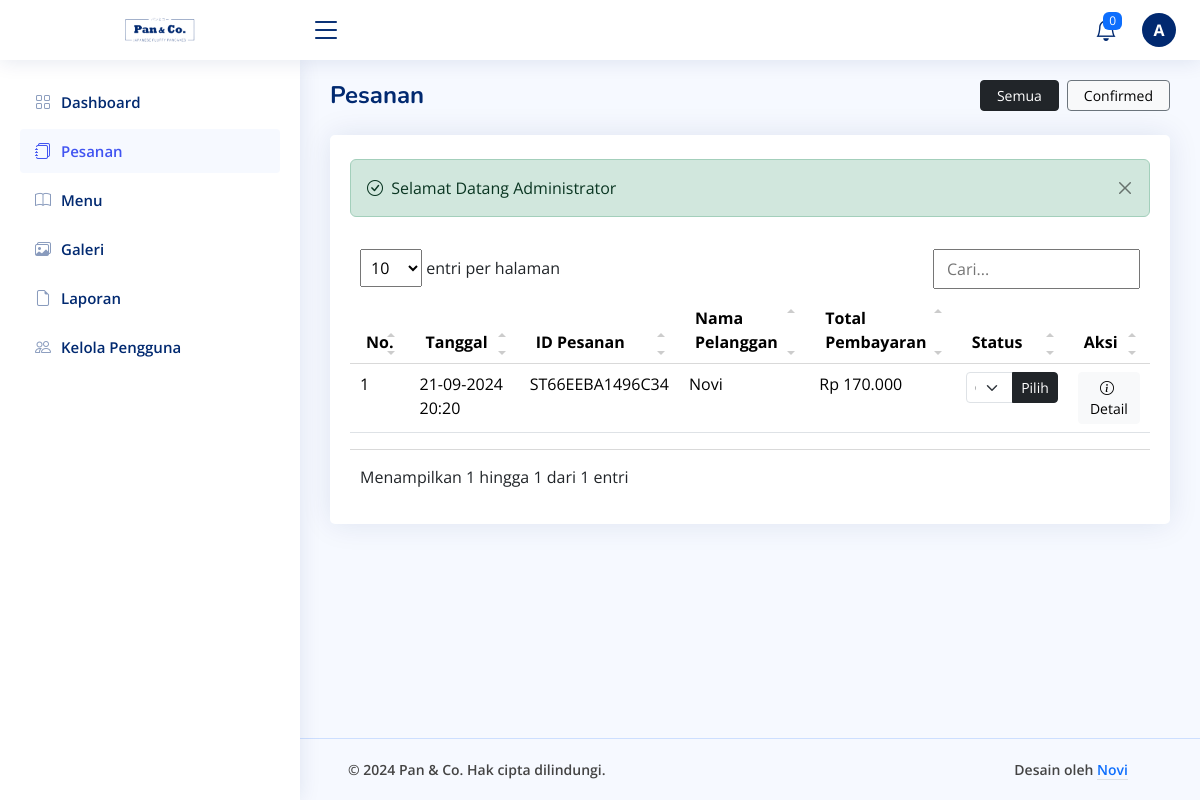
The app's page /admin/order/show.php (signed in) with its own data.
### tables this page shows
CREATE TABLE `pesanan` (
  `id_pesanan` char(15) NOT NULL,
  `id_user` char(13) DEFAULT NULL,
  `tanggal` datetime DEFAULT NULL,
  `total_pembayaran` bigint DEFAULT NULL,
  `status` enum('Pending','Confirmed','In Progress','Completed','Cancelled') NOT NULL
);

CREATE TABLE `users` (
  `id_user` char(13) NOT NULL,
  `nama_lengkap` varchar(100) NOT NULL,
  `email` varchar(100) NOT NULL,
  `password` varchar(100) NOT NULL,
  `level` enum('Admin','User') NOT NULL
);

### config/config.php (called while the page is built, shortened)
<?php
$base_url = 'http://localhost/restaurant';
function base_url($path = '')
{
    global $base_url;
    return rtrim($base_url, '/') . '/' . ltrim($path, '/');
}

### admin/order/show.php (the view, shortened to what this page needs)
<?php
include('../../config/config.php');
$title = 'Pesanan';
?>
<div class="pagetitle">
    <div class="d-flex justify-content-between align-items-center gap-2 mb-4">
        <h1 class="mb-0 fw-bold"><?= $title ?></h1>
        <div class="d-flex gap-2">
            <a href="<?= base_url('admin/order/show.php'); ?>" class="btn btn-sm px-lg-3 btn-dark">Semua</a>
            <?php
            $sql_status_pesanan = "SELECT DISTINCT status FROM pesanan ORDER BY status ASC";
            $query_status_pesanan = mysqli_query($koneksi, $sql_status_pesanan);
            while ($data_status_pesanan = mysqli_fetch_array($query_status_pesanan)):
            ?>
                <a href="<?= base_url('admin/order/status.php?status=' . urlencode($data_status_pesanan['status'])); ?>" class="btn btn-sm px-lg-3 btn-light border-secondary">
                    <?= $data_status_pesanan['status']; ?>
                </a>
            <?php endwhile; ?>
        </div>
    </div>
</div>
<section class="section">
    <div class="row">
        <div class="col-lg-12">
            <div class="card">
                <div class="card-body pt-4">
                    <?php include('../components/alerts.php') ?>
                    <table class="table table-hover datatable">
                        <thead class="table-light">
                            <tr>
                                <th>No.</th>
                                <th>Tanggal</th>
                                <th>ID Pesanan</th>
                                <th>Nama Pelanggan</th>
                                <th>Total Pembayaran</th>
                                <th>Status</th>
                                <th>Aksi</th>
                            </tr>
                        </thead>
                        <tbody>
                            <?php
                            $no = 1;
                            $sql = "SELECT * FROM pesanan
                                    INNER JOIN users
                                    ON pesanan.id_user=users.id_user
                                    ORDER BY pesanan.tanggal DESC";
                            $query = mysqli_query($koneksi, $sql);
                            while ($data = mysqli_fetch_array($query)) :
                            ?>
                                <tr>
                                    <td><?= $no++ ?></td>
                                    <td><?= date('d-m-Y H:i', strtotime($data['tanggal'])); ?></td>
                                    <td><?= $data['id_pesanan'] ?></td>
                                    <td><?= $data['nama_lengkap'] ?></td>
                                    <td><?= 'Rp ' . number_format($data['total_pembayaran'], 0, ',', '.') ?></td>
                                    <td>
                                        <form method="post" action="<?= base_url('admin/order/action.php?update-order-status=' . $data['id_pesanan'] . '&current-status=All'); ?>">
                                            <div class="input-group">
                                                <select class="form-select form-select-sm" id="status" name="status" required>
                                                    <option value="Confirmed" <?= ($data['status'] === 'Confirmed') ? 'selected' : ''; ?> class="text-primary">Confirmed</option>
                                                </select>
                                                <button class="btn btn-sm btn-dark" type="submit">Pilih</button>
                                            </div>
                                        </form>
                                    </td>
                                    <td class="text-center">
                                        <a href="<?= base_url('admin/order/detail.php?order-id=' . $data['id_pesanan']); ?>" class="btn btn-sm btn-light">
                                            <i class="bi bi-info-circle me-1"></i> Detail
                                        </a>
                                    </td>
                                </tr>
                            <?php endwhile ?>
                        </tbody>
                    </table>
                </div>
            </div>
        </div>
    </div>
</section>
<?php
include('../layout.php');
?>

### assets/admin/css/style.css (style rules this page uses)
:root { scroll-behavior: smooth; }
body { font-family: "Open Sans", sans-serif; background: #f6f9ff; color: #444444; }
a { color: #4154f1; text-decoration: none; }
h1, h2, h3, h4, h5, h6 { font-family: "Nunito", sans-serif; }
.pagetitle { margin-bottom: 10px; }
.pagetitle h1 { font-size: 24px; margin-bottom: 0; font-weight: 600; color: #012970; }
.card { margin-bottom: 30px; border: none; border-radius: 5px; box-shadow: 0px 0 30px rgba(1, 41, 112, 0.1); }
.card-body { padding: 0 20px 20px 20px; }
html, body { height: 100%; margin: 0; display: flex; flex-direction: column; }

### records on screen
pesanan: tanggal "21-09-2024 20:20", id_pesanan "ST66EEBA1496C34", id_user.nama_lengkap "Novi", total_pembayaran "170.000", status "Confirmed"

### other values on screen
$jumlah_item "0"
substr($_SESSION['nama_lengkap'], 0, 1) "A"
$title "Pesanan"
$data_status_pesanan['status'] "Confirmed"
$_SESSION['success'] "Selamat Datang Administrator"
